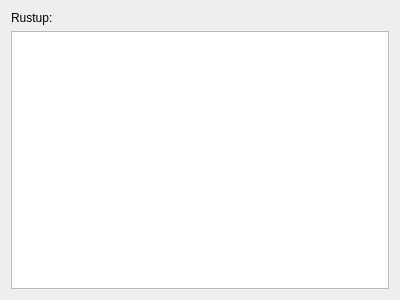
<?xml version="1.0" encoding="UTF-8"?>
<ui version="4.0">
 <class>Rust::Internal::ToolsOptionsPage</class>
 <widget class="QWidget" name="Rust::Internal::ToolsOptionsPage">
  <property name="geometry">
   <rect>
    <x>0</x>
    <y>0</y>
    <width>400</width>
    <height>300</height>
   </rect>
  </property>
  <property name="windowTitle">
   <string>Form</string>
  </property>
  <layout class="QVBoxLayout" name="verticalLayout">
   <item>
    <layout class="QHBoxLayout" name="horizontalLayout">
     <item>
      <widget class="QLabel" name="rustupLabel">
       <property name="text">
        <string>Rustup:</string>
       </property>
      </widget>
     </item>
     <item>
      <widget class="Utils::PathChooser" name="rustup" native="true"/>
     </item>
    </layout>
   </item>
   <item>
    <widget class="QTreeView" name="tools"/>
   </item>
  </layout>
 </widget>
 <customwidgets>
  <customwidget>
   <class>Utils::PathChooser</class>
   <extends>QWidget</extends>
   <header location="global">utils/pathchooser.h</header>
   <container>1</container>
   <slots>
    <signal>editingFinished()</signal>
    <signal>browsingFinished()</signal>
   </slots>
  </customwidget>
 </customwidgets>
 <resources/>
 <connections/>
</ui>
